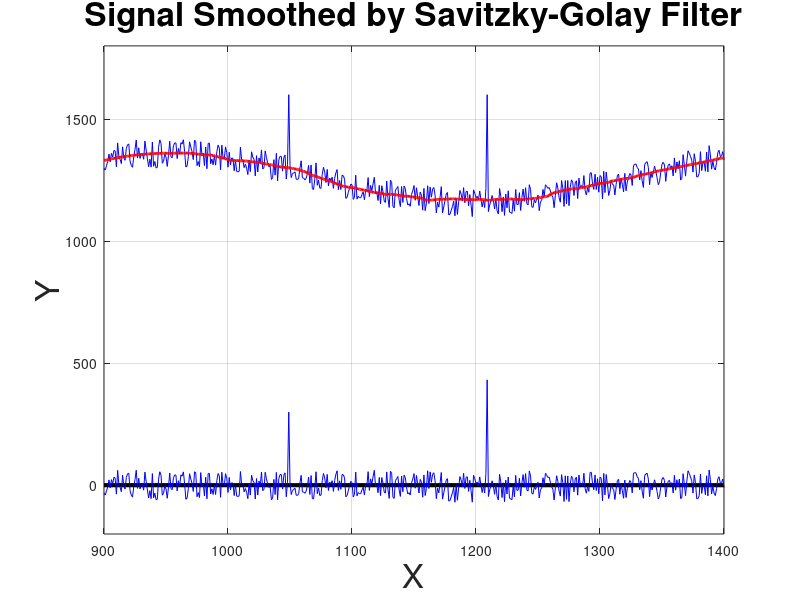

This chart was generated by the following MATLAB code:
% not working for ecg signals
clc;    % Clear the command window.
close all;  % Close all figures (except those of imtool.)
clear;  % Erase all existing variables. Or clearvars if you want.
workspace;  % Make sure the workspace panel is showing.
format long g;
format compact;
fontSize = 24;
% Create some data
x = 900:1400;
period = 500;
y=100*cos(2*pi*(x-950)/period) + 1200;
% Add noise
y = y + 120 * rand(1, length(y));
% Put in big spikes at x=1050 and 1210
y(150) = 1600;
y(310) = 1600;

% Now plot it.
plot(x, y, 'b-');
ylim([-200,1800]);
grid on;
xlabel('X', 'FontSize', fontSize);
ylabel('Y', 'FontSize', fontSize);
% Put a thick black line along the x axis
line([x(1), x(end)], [0, 0], 'LineWidth', 3, 'Color', 'k');
% Enlarge figure to full screen.
set(gcf, 'Units', 'Normalized', 'OuterPosition', [0 0 1 1]);
% Give a name to the title bar.
set(gcf, 'Name', 'Demo by ImageAnalyst', 'NumberTitle', 'Off') 
% Now smooth with a Savitzky-Golay sliding polynomial filter
windowWidth = 101
polynomialOrder = 3
baselineY = sgolayfilt(y, polynomialOrder, windowWidth);
hold on;
plot(x, baselineY, 'r-', 'LineWidth', 2);
title('Signal Smoothed by Savitzky-Golay Filter', 'FontSize', fontSize);
% Now subtract the baseline from the original data
detrendedY = y - baselineY;
% Now plot it.
plot(x, detrendedY, 'b-');